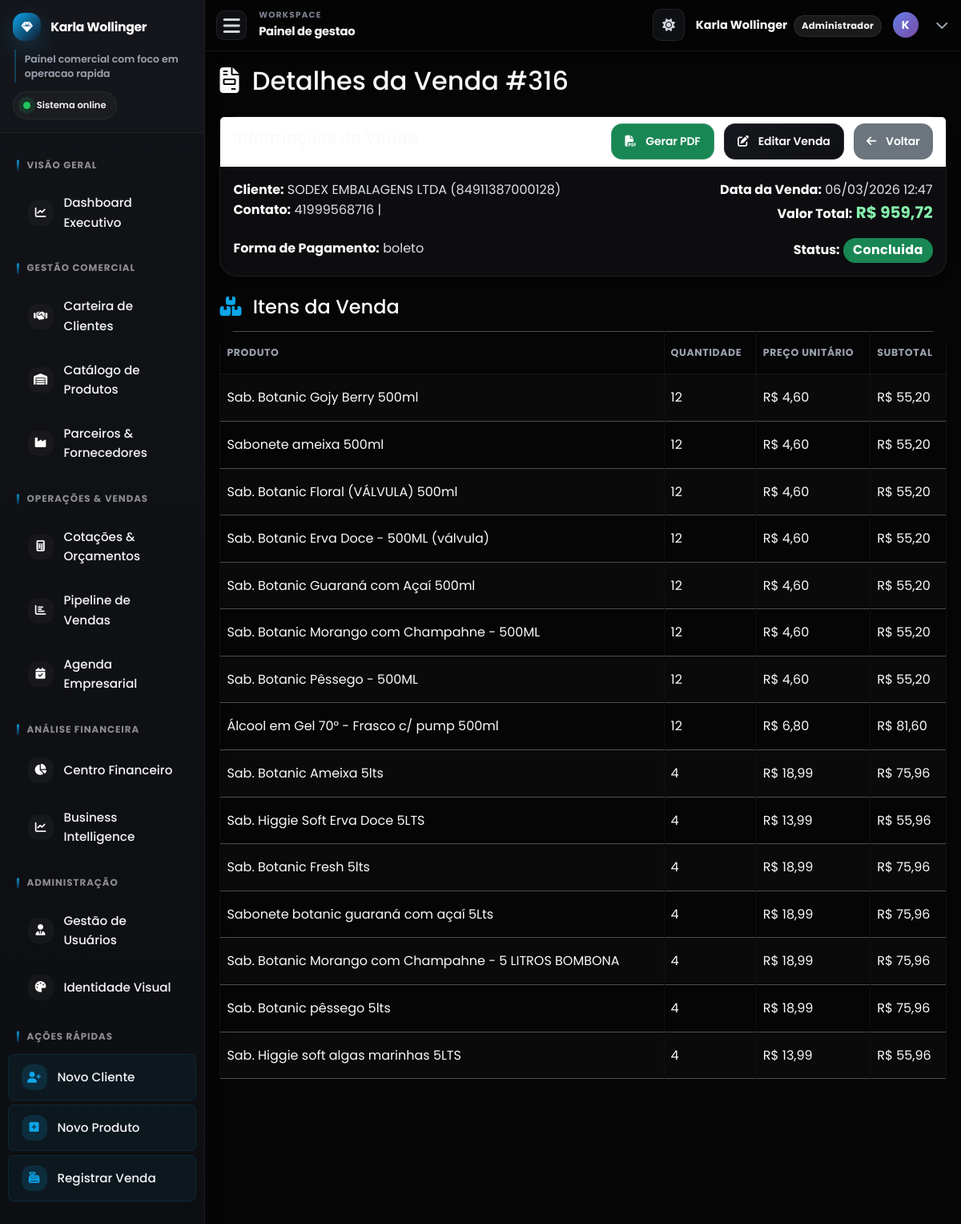
The app's page /detalhes_venda.php?id=316 (signed in) with its own data.
### tables this page shows
CREATE TABLE `vendas` (
  `id` int(11) NOT NULL,
  `cliente_id` int(11) NOT NULL,
  `data_venda` datetime DEFAULT current_timestamp(),
  `valor_total` decimal(10,2) NOT NULL,
  `forma_pagamento` enum('pix','debito','credito','dinheiro','faturamento','transferencia','boleto') NOT NULL,
  `status_venda` enum('pendente','concluida','cancelada') DEFAULT 'pendente',
  `empresa_id` int(11) DEFAULT NULL,
  `comissao_percentual` decimal(5,2) DEFAULT 0.00,
  `valor_comissao` decimal(10,2) DEFAULT 0.00
);

CREATE TABLE `clientes` (
  `id` int(11) NOT NULL,
  `nome` varchar(255) NOT NULL,
  `nome_fantasia` varchar(255) DEFAULT NULL,
  `tipo_pessoa` enum('fisica','juridica') NOT NULL,
  `cpf_cnpj` varchar(22) DEFAULT NULL,
  `inscricao_estadual` varchar(20) DEFAULT NULL,
  `email` varchar(100) DEFAULT NULL,
  `telefone` varchar(20) DEFAULT NULL,
  `endereco` varchar(255) DEFAULT NULL,
  `numero` varchar(20) DEFAULT NULL,
  `ponto_referencia` varchar(255) DEFAULT NULL,
  `cidade` varchar(100) DEFAULT NULL,
  `estado` varchar(2) DEFAULT NULL,
  `cep` varchar(10) DEFAULT NULL,
  `data_cadastro` datetime DEFAULT current_timestamp()
);

CREATE TABLE `itens_venda` (
  `id` int(11) NOT NULL,
  `venda_id` int(11) NOT NULL,
  `produto_id` int(11) NOT NULL,
  `quantidade` int(11) NOT NULL,
  `preco_unitario` decimal(10,2) NOT NULL
);

CREATE TABLE `produtos` (
  `id` int(11) NOT NULL,
  `nome` varchar(255) NOT NULL,
  `descricao` text DEFAULT NULL,
  `sku` varchar(50) DEFAULT NULL,
  `preco_venda` decimal(10,2) NOT NULL,
  `dias_recompra_sugerido` int(11) DEFAULT NULL,
  `percentual_lucro` decimal(5,2) NOT NULL DEFAULT 0.00,
  `quantidade_estoque` int(11) NOT NULL DEFAULT 0,
  `estoque_minimo` int(11) DEFAULT 5,
  `fornecedor` varchar(100) DEFAULT NULL,
  `data_cadastro` datetime DEFAULT current_timestamp(),
  `empresa_id` int(11) DEFAULT NULL,
  `ativo_marketplace` tinyint(1) DEFAULT 1,
  `destaque_marketplace` tinyint(1) DEFAULT 0,
  `ordem_exibicao` int(11) DEFAULT 0,
  `imagem_url` varchar(255) DEFAULT NULL,
  `imagem_produto` varchar(255) DEFAULT NULL,
  `descricao_completa` text DEFAULT NULL
);

### detalhes_venda.php (the view, shortened to what this page needs)
<?php
require_once 'includes/db_connect.php';
$venda_id = $_GET['id'] ?? null;
$venda = null;
$itens_venda = [];
if ($venda_id) {
    $sql_venda = "SELECT v.id, c.nome AS nome_cliente, c.cpf_cnpj, c.telefone, c.email,
                         v.data_venda, v.valor_total, v.forma_pagamento, v.status_venda
                  FROM vendas v
                  JOIN clientes c ON v.cliente_id = c.id
                  WHERE v.id = ?";
    if ($stmt_venda = $conn->prepare($sql_venda)) {
        $stmt_venda->bind_param("i", $venda_id);
        $stmt_venda->execute();
        $result_venda = $stmt_venda->get_result();
        if ($result_venda->num_rows == 1) {
            $venda = $result_venda->fetch_assoc();
        } else {
            $message = "Venda não encontrada.";
            $message_type = "danger";
        }
    } else {
        $message = "Erro ao buscar detalhes da venda: " . $conn->error;
        $message_type = "danger";
    }
    $sql_itens = "SELECT p.nome AS produto_nome, iv.quantidade, iv.preco_unitario
                  FROM itens_venda iv
                  JOIN produtos p ON iv.produto_id = p.id
                  WHERE iv.venda_id = ?";
    if ($stmt_itens = $conn->prepare($sql_itens)) {
        $stmt_itens->bind_param("i", $venda_id);
        $stmt_itens->execute();
        $result_itens = $stmt_itens->get_result();
        while ($row_item = $result_itens->fetch_assoc()) {
            $itens_venda[] = $row_item;
        }
    } else {
        $message = "Erro ao buscar itens da venda: " . $conn->error;
        $message_type = "danger";
    }
} else {
    $message = "ID da venda não especificado.";
    $message_type = "danger";
}
include_once 'includes/header.php';
?>
<h2 class="mb-4"><i class="fas fa-file-invoice me-2"></i> Detalhes da Venda #<?php echo htmlspecialchars($venda_id); ?></h2>
<?php if ($venda):
    $status_class = '';
    switch ($venda['status_venda']) {
        case 'concluida':
            $status_class = 'bg-success';
            break;
    }
    ?>
    <div class="card shadow-sm mb-4">
        <div class="card-header bg-white d-flex justify-content-between align-items-center">
            <h5>Informações da Venda</h5>
            <div>
                <a href="gerar_pdf_venda.php?id=<?php echo htmlspecialchars($venda['id']); ?>" class="btn btn-success btn-sm me-2" title="Gerar PDF de Confirmação" target="_blank">
                    <i class="fas fa-file-pdf me-1"></i> Gerar PDF
                </a>
                <a href="registrar_venda.php?id=<?php echo htmlspecialchars($venda['id']); ?>" class="btn btn-primary btn-sm me-2" title="Editar Venda">
                    <i class="fas fa-edit me-1"></i> Editar Venda
                </a>
                <a href="vendas.php" class="btn btn-secondary btn-sm" title="Voltar para Vendas">
                    <i class="fas fa-arrow-left me-1"></i> Voltar
                </a>
            </div>
        </div>
        <div class="card-body">
            <div class="row mb-3">
                <div class="col-md-6">
                    <strong>Cliente:</strong> <?php echo htmlspecialchars($venda['nome_cliente']); ?> (<?php echo htmlspecialchars($venda['cpf_cnpj']); ?>)<br>
                    <strong>Contato:</strong> <?php echo htmlspecialchars($venda['telefone']); ?> | <?php echo htmlspecialchars($venda['email']); ?>
                </div>
                <div class="col-md-6 text-md-end">
                    <strong>Data da Venda:</strong> <?php echo date('d/m/Y H:i', strtotime($venda['data_venda'])); ?><br>
                    <strong>Valor Total:</strong> <span class="fs-5 fw-bold text-success">R$ <?php echo number_format($venda['valor_total'], 2, ',', '.'); ?></span>
                </div>
            </div>
            <div class="row">
                <div class="col-md-6">
                    <strong>Forma de Pagamento:</strong> <?php echo htmlspecialchars($venda['forma_pagamento']); ?>
                </div>
                <div class="col-md-6 text-md-end">
                    <strong>Status:</strong> <span class="badge <?php echo $status_class; ?> fs-6"><?php echo htmlspecialchars(ucfirst($venda['status_venda'])); ?></span>
                </div>
            </div>
        </div>
    </div>
    <h4 class="mb-3"><i class="fas fa-boxes me-2 text-primary"></i> Itens da Venda</h4>
    <div class="table-responsive">
        <table class="table table-bordered table-striped">
            <thead>
                <tr>
                    <th>Produto</th>
                    <th>Quantidade</th>
                    <th>Preço Unitário</th>
                    <th>Subtotal</th>
                </tr>
            </thead>
            <tbody>
                <?php
                if (!empty($itens_venda)) {
                    foreach ($itens_venda as $item) {
                        $subtotal_item = $item['quantidade'] * $item['preco_unitario'];
                        ?>
                        <tr>
                            <td><?php echo htmlspecialchars($item['produto_nome']); ?></td>
                            <td><?php echo htmlspecialchars($item['quantidade']); ?></td>
                            <td>R$ <?php echo number_format($item['preco_unitario'], 2, ',', '.'); ?></td>
                            <td>R$ <?php echo number_format($subtotal_item, 2, ',', '.'); ?></td>
                        </tr>
                        <?php
                    }
                } else {
                    echo '<tr><td colspan="4" class="text-center">Nenhum item encontrado para esta venda.</td></tr>';
                }
                ?>
            </tbody>
        </table>
    </div>
<?php endif; ?>
<?php include_once 'includes/footer.php'; ?>

### records on screen
vendas: cliente.nome "SODEX EMBALAGENS LTDA", cliente.cpf_cnpj "84911387000128", cliente.telefone "41999568716", data_venda "06/03/2026 12:47", valor_total "959,72", forma_pagamento "boleto", status_venda "Concluida"
itens_venda: produto.nome "Sab. Botanic Gojy Berry 500ml", quantidade "12", preco_unitario "4,60", subtotal_item "55,20"
itens_venda: produto.nome "Sabonete ameixa 500ml", quantidade "12", preco_unitario "4,60", subtotal_item "55,20"
itens_venda: produto.nome "Sab. Botanic Floral (VÁLVULA) 500ml", quantidade "12", preco_unitario "4,60", subtotal_item "55,20"
itens_venda: produto.nome "Sab. Botanic Erva Doce - 500ML (válvula)", quantidade "12", preco_unitario "4,60", subtotal_item "55,20"
itens_venda: produto.nome "Sab. Botanic Guaraná com Açaí 500ml", quantidade "12", preco_unitario "4,60", subtotal_item "55,20"
itens_venda: produto.nome "Sab. Botanic Morango com Champahne - 500ML", quantidade "12", preco_unitario "4,60", subtotal_item "55,20"
itens_venda: produto.nome "Sab. Botanic Pêssego - 500ML", quantidade "12", preco_unitario "4,60", subtotal_item "55,20"
itens_venda: produto.nome "Álcool em Gel 70° - Frasco c/ pump 500ml", quantidade "12", preco_unitario "6,80", subtotal_item "81,60"
itens_venda: produto.nome "Sab. Botanic Ameixa 5lts", quantidade "4", preco_unitario "18,99", subtotal_item "75,96"
itens_venda: produto.nome "Sab. Higgie Soft Erva Doce 5LTS", quantidade "4", preco_unitario "13,99", subtotal_item "55,96"
itens_venda: produto.nome "Sab. Botanic Fresh 5lts", quantidade "4", preco_unitario "18,99", subtotal_item "75,96"
itens_venda: produto.nome "Sabonete botanic guaraná com açaí 5Lts", quantidade "4", preco_unitario "18,99", subtotal_item "75,96"
itens_venda: produto.nome "Sab. Botanic Morango com Champahne - 5 LITROS BOMBONA", quantidade "4", preco_unitario "18,99", subtotal_item "75,96"
itens_venda: produto.nome "Sab. Botanic pêssego 5lts", quantidade "4", preco_unitario "18,99", subtotal_item "75,96"
itens_venda: produto.nome "Sab. Higgie soft algas marinhas 5LTS", quantidade "4", preco_unitario "13,99", subtotal_item "55,96"

### other values on screen
$current_page_title "Painel de gestao"
$_SESSION["nome"] "Karla Wollinger"
$user_role_label "Administrador"
substr($_SESSION["nome"] ?? 'U', 0, 1) "K"
$venda_id "316"
